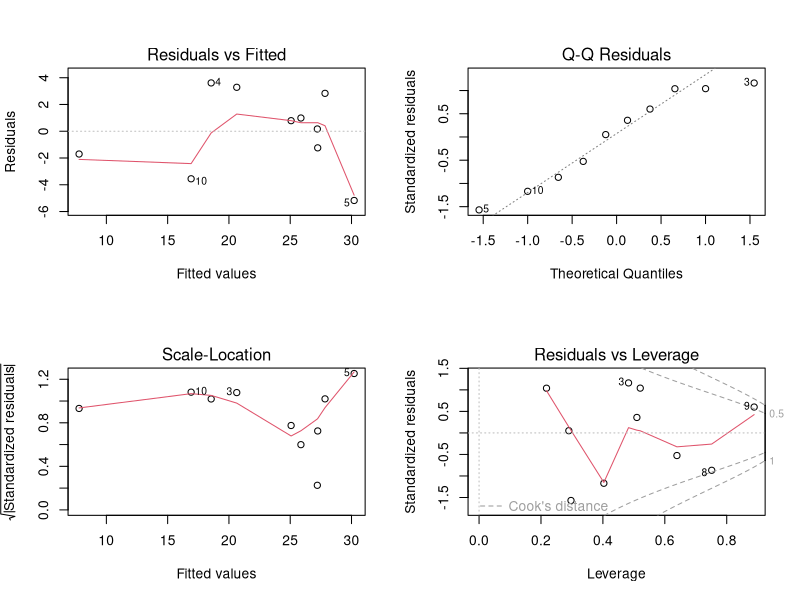

The R source for this figure:
## Multiple linear regression: cantonal drivers of EV market share (2025)
## Data source: LG332_Team1_Excel.xlsx, sheet "3" (Blatt 3)
##   Y  : EV-Marktanteil Neuzulassungen 2025 (%)
##   X1 : Ladedichte (LP / 1'000 PW)
##   X2 : Steuerrabatt (%)
##   X3 : Tourismusintensität (Logiernächte / Einw.)
##   X4 : Kaufkraft (EUR / Einw.)

df <- data.frame(
  Kanton = c("ZH", "LU", "SZ", "OW", "NW", "ZG", "BL", "AI", "GR", "GE"),
  Y  = c(30.67, 27.38, 23.92, 22.16, 25.04, 26.00, 26.86,  6.07, 25.86, 13.36),
  X1 = c(14.94, 20.21, 18.79, 24.43, 25.96, 20.20, 15.11, 17.27, 46.44, 16.43),
  X2 = c(100.00, 79.94,  0.00, 50.00, 100.00, 50.00, 39.69,  0.00, 80.00,  0.00),
  X3 = c(39.58, 58.79, 34.72, 131.49, 75.31, 22.25,  9.17, 147.73, 216.73, 62.48),
  X4 = c(60861, 52159, 78904, 57859, 65999, 89607, 54361, 57094, 52969, 54789)
)

# Multiple linear regression
fit <- lm(Y ~ X1 + X2 + X3 + X4, data = df)
summary(fit)

# Diagnostics
par(mfrow = c(2, 2))
plot(fit)
par(mfrow = c(1, 1))

## Vorbehalt: Zu wenige Beobachtungen im Verhältnis zur Anzahl Prädiktoren.
## Die Schätzungen sind instabil, das Modell ist nahezu gesättigt (R^2 überhöht),
## und die einzelnen Koeffizienten sind nicht zuverlässig interpretierbar.
